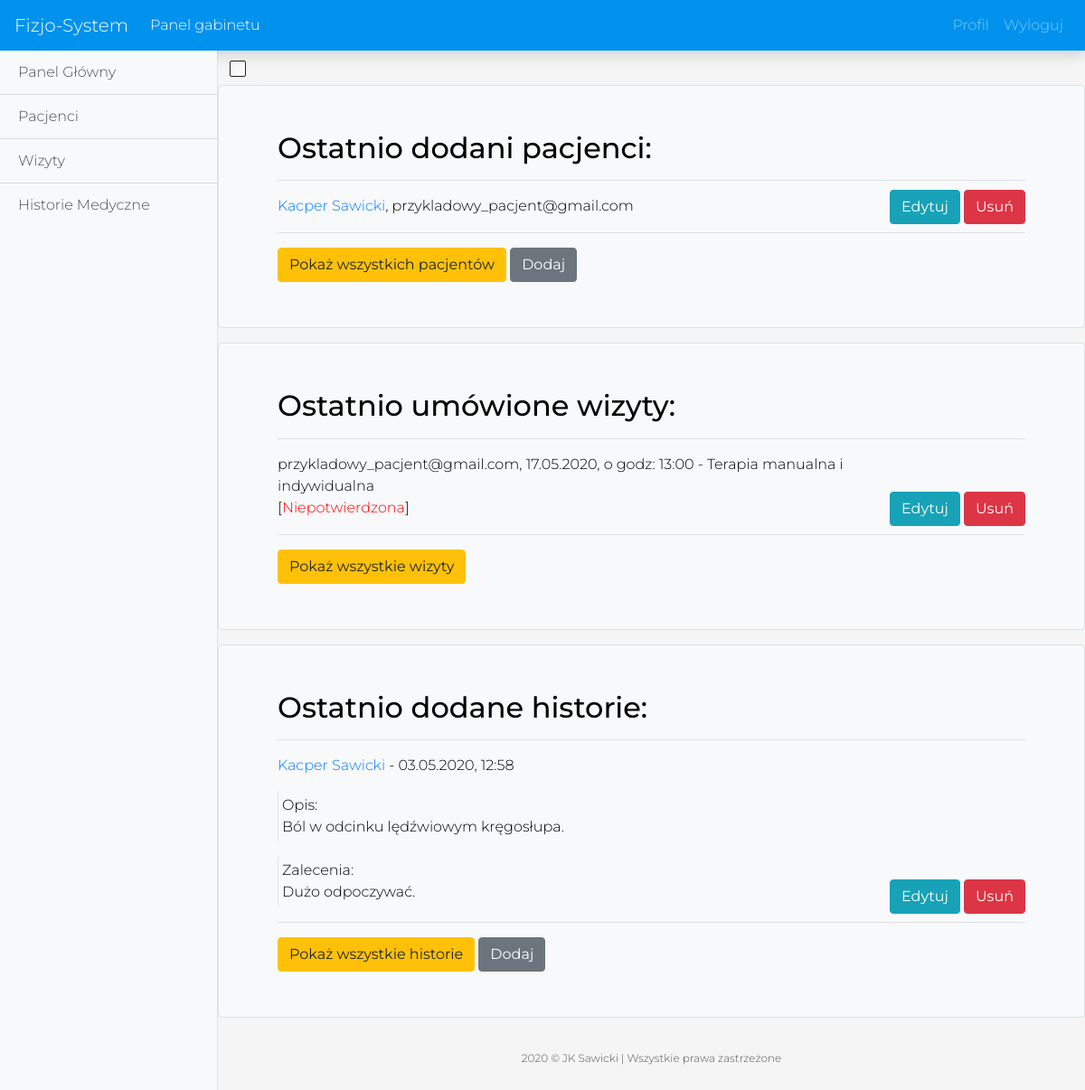
Screenshot of /office/ (signed in) with the database file from the repository.
### users/models.py (models this page shows)
class Patient(models.Model):
    owner = models.ForeignKey(User, on_delete=models.CASCADE, related_name='patients')
    first_name = models.CharField(max_length=20, unique=False, default='')
    last_name = models.CharField(max_length=40, unique=False, default='')
    email = models.EmailField(unique=True, default='')
    address = models.CharField(max_length=50)
    pesel = models.CharField(max_length=11, unique=True)
    phone_number = models.CharField(max_length=9, unique=True)
    def __str__(self):
        return f'{self.first_name} {self.last_name}'

class User(AbstractUser):
    is_patient = models.BooleanField(default=False)
    is_office = models.BooleanField(default=False)
    username = models.CharField(max_length=40, unique=False, default='')
    email = models.EmailField(unique=True, error_messages={
            'unique': _("Użytkownik z takim adresem email już istnieje."),
        },)
    USERNAME_FIELD = 'email'
    REQUIRED_FIELDS = []

### appointments/models.py (models this page shows, shortened)
class Appointment(models.Model):
    owner = models.ForeignKey(User, on_delete=models.CASCADE, related_name='appointments')
    office = models.ForeignKey(Office, on_delete=models.CASCADE)
    date = models.DateTimeField()
    name = models.CharField('Enter your first name:', max_length=120)
    date_selected = models.DateTimeField(default=timezone.now)
    phone_number = models.CharField(max_length=9)
    confirmed = models.BooleanField(default=False)
    choice = models.CharField(max_length=120)
    class Meta:
        verbose_name_plural = 'Appointments'

### medical_history/models.py (models this page shows)
class MedicalHistory(models.Model):
    owner = models.ForeignKey(User, on_delete=models.CASCADE)
    patient = models.ForeignKey(Patient, on_delete=models.CASCADE)
    appointment = models.ForeignKey(Appointment, on_delete=models.CASCADE, null=True)
    description = models.TextField()
    recommendations = models.TextField()
    date_selected = models.DateTimeField(default=timezone.now)

### office_panel/views/home.py (the view)
# urls.py: path('', home.PatientListView.as_view(), name='office-home'),
@method_decorator([login_required, office_required], name='dispatch')
class PatientListView(View):
    model = Patient
    template_name = 'office_panel/office_home.html'
    def get(self, request):
        context = {
            'patients': Patient.objects.filter(owner=self.request.user.id)[:5],
            'appointments': Appointment.objects.filter(office=self.request.user.id)[:5],
            'medical_histories': MedicalHistory.objects.filter(owner=self.request.user.id)[:5]
        }
        return render(request, 'office_panel/office_home.html', context)

### office_panel/templates/office_panel/office_home.html (shortened to what this page needs)
{% extends 'Physiotherapy_Management_System/base_panel_office.html' %}
{% block content %}
    <div class="container border rounded bg-light">
        <div class="form">
            {% if patients %}
                <h2>Ostatnio dodani pacjenci:</h2>
            {% else %}
                <h2>Nie masz żadnych pacjentów.</h2>
            {% endif %}
            {% for patient in patients %}
                <hr>
                <div class="text-description">
                    <a href="{% url 'office-patient-detail' patient.pk %}"
                       role="button">{{ patient.first_name }}
                        {{ patient.last_name }}</a>,
                    {{ patient.email }}
                </div>
                <div class="right-button">
                    <a href="{% url 'office-patient-change' patient.pk %}" class="btn btn-info" role="button">Edytuj</a>
                    <a href="{% url 'office-patient-delete-confirm' patient.pk %}" class="btn btn-danger" role="button">Usuń</a>
                </div>
            {% endfor %}
            <hr>
            {% if patients %}
                <div>
                    <a href="{% url 'office-patients' %}" class="btn btn-warning" role="button">Pokaż wszystkich
                        pacjentów</a>
                    <a href="{% url 'office-patient-add' %}" class="btn btn-secondary" role="button">Dodaj</a>
                </div>
            {% else %}
                <a href="{% url 'office-patient-add' %}" class="btn btn-warning" role="button">Dodaj ich tutaj</a>
            {% endif %}
        </div>
    </div>
    <div class="container border rounded mt-3 bg-light">
        <div class="form">
            {% if appointments %}
                <h2>Ostatnio umówione wizyty:</h2>
            {% else %}
                <h2>Nie masz umówionych żadnych wizyt.</h2>
            {% endif %}
            {% for appointment in appointments %}
                <hr>
                <div class="text-description">
                    {{ appointment.owner }},
                    {{ appointment.date|date:"d.m.Y" }}, o godz: {{ appointment.date|date:"H:i" }} -
                    {{ appointment.choice }}
                    <br>
                    {% if appointment.confirmed %}
                        [<span id="confirmed-color">Potwierdzona</span>]
                    {% else %}
                        [<span id="unconfirmed-color">Niepotwierdzona</span>]
                    {% endif %}
                </div>
                <div class="right-button">
                    <a href="{% url 'office-appointment-change' appointment.pk %}" class="btn btn-info" role="button">Edytuj</a>
                    <a href="{% url 'office-appointment-delete' appointment.pk %}" class="btn btn-danger" role="button">Usuń</a>
                </div>
            {% endfor %}
            <hr>
            {% if appointments %}
                <a href="{% url 'office-appointments' %}" class="btn btn-warning" role="button">Pokaż wszystkie
                    wizyty</a>
            {% else %}
                (tutaj pojawią się wizyty, które umówią pacjenci do twojego gabinetu.)
            {% endif %}
        </div>
    </div>
    <div class="container border rounded mt-3 bg-light">
        <div class="form">
            {% if medical_histories %}
                <h2>Ostatnio dodane historie:</h2>
            {% else %}
                <h2>Nie dodałeś żadnych historii.</h2>
            {% endif %}
            {% for medical_history in medical_histories %}
                <hr>
                <a href="{% url 'office-medical-history-detail' medical_history.pk %}"
                   role="button">{{ medical_history.patient }}</a> -
                {{ medical_history.date_selected|date:"d.m.Y" }}, {{ medical_history.date_selected|date:"H:i" }}
                <div class="border-left rounded p-1 mt-3">Opis:
                    <div class="text-description">{{ medical_history.description }}</div>
                </div>
                <div class="border-left rounded p-1 mt-3">Zalecenia:
                    <div class="text-description">{{ medical_history.recommendations }}</div>
                </div>
                <div class="right-button">
                    <a href="{% url 'office-medical-history-change' medical_history.pk %}" class="btn btn-info"
                       role="button">Edytuj</a>
                    <a href="{% url 'office-medical-history-delete' medical_history.pk %}" class="btn btn-danger"
                       role="button">Usuń</a>
                </div>
            {% endfor %}
            <hr>
            {% if appointments %}
                <div>
                    <a href="{% url 'office-medical-history' %}" class="btn btn-warning" role="button">Pokaż wszystkie
                        historie</a>
                    <a href="{% url 'office-make-medical-history' %}" class="btn btn-secondary" role="button">Dodaj</a>
                </div>
            {% else %}
                <a href="{% url 'office-make-medical-history' %}" class="btn btn-warning" role="button">Dodaj je
                    tutaj</a>
            {% endif %}
        </div>
    </div>
{% endblock content %}

### users/static/css/navbar.css (style rules this page uses)
body { -moz-osx-font-smoothing: grayscale; -ms-flex-direction: column; -webkit-box-direction: normal; -webkit-box-orient: vertical; -webkit-font-smoothing: antialiased; background: #f5f5f5; color: black; flex-direction: column; font-family: Montserrat, sans-serif; font-size: 1em; font-weight: 300; margin: 0; }
.right-button { text-align: right; margin-bottom: -7px; margin-top: -30px; }

### users/static/css/mystyle.css (style rules this page uses)
.form { margin: 50px; }
#unconfirmed-color { color: red; }
a:hover, a:visited, a:link, a:active { text-decoration: none; }
.text-description { word-wrap: break-word; margin-right: 200px; }

### users/static/css/sidebar.css (style rules this page uses)
body { overflow-x: hidden; }

### rows the page displays
Patient: first_name "Kacper", last_name "Sawicki", email "przykladowy_pacjent@gmail.com"
Appointment: owner "przykladowy_pacjent@gmail.com", date "17.05.2020", date "13:00", choice "Terapia manualna i indywidualna", confirmed "Niepotwierdzona"
MedicalHistory: patient "Kacper Sawicki", date_selected "03.05.2020", date_selected "12:58", description "Ból w odcinku lędźwiowym kręgosłupa.", recommendations "Dużo odpoczywać."
